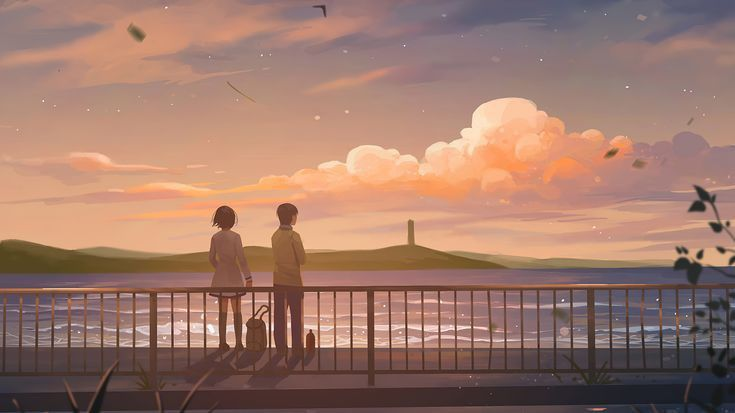
#> input picture Open_CV/resources/images/img2.jpg, 735 x 413 px
$ python 13_border_image.py
#> lines starting #> are read from the running program, lines starting #| are printed output that depends on the picture
"""
Other Borders
cv2.BORDER_REPLICATE     # Repeat edge pixels
cv2.BORDER_REFLECT       # Mirror the border (with edge pixel repeated)
cv2.BORDER_REFLECT_101   # Mirror without repeating the edge pixel
cv2.BORDER_WRAP          # Wrap around the image
"""


import cv2

# path
path = '../resources/images/img2.jpg'

# Reading an image in default mode
image = cv2.imread(path)
#> image is the input picture: shape (413, 735, 3); mean B, G, R 107.4, 121.6, 158.9

# Window name in which image is displayed
window_name = 'Image'

image = cv2.copyMakeBorder(image, 100, 100, 70, 70, cv2.BORDER_REFLECT)
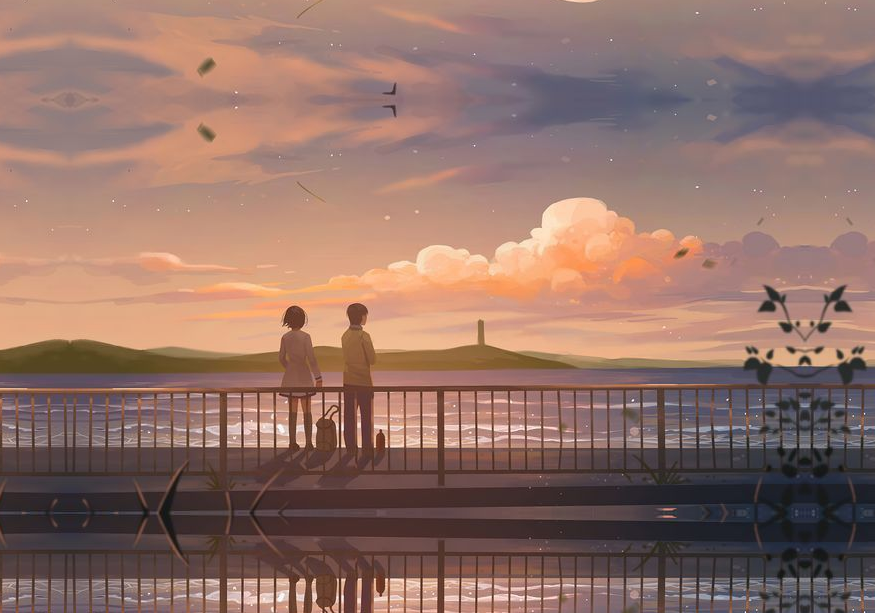
#> image: shape (613, 875, 3); mean B, G, R 103.9, 113.6, 145.7

cv2.imshow(window_name, image)

cv2.waitKey(0)
cv2.destroyAllWindows()

$ run again, with Open_CV/resources/images/img1.jpg copied over Open_CV/resources/images/img2.jpg
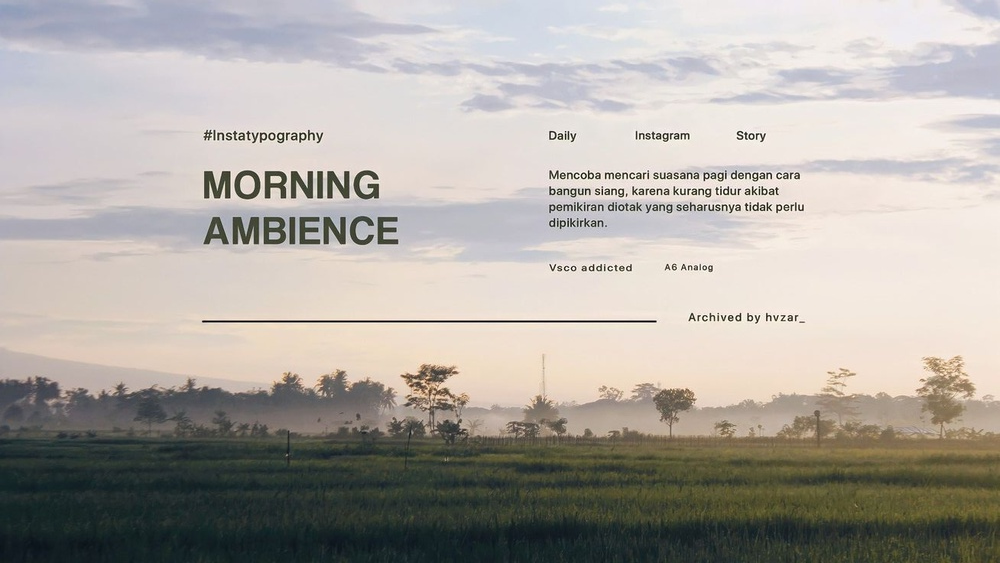
#> input picture Open_CV/resources/images/img1.jpg, 1000 x 563 px, shrunk from 1308 x 736 before the run
#> image is the input picture: shape (563, 1000, 3); mean B, G, R 163.1, 169.1, 174.3
#> `image = cv2.copyMakeBorder(image, 100, 100, 70, 70, cv2.BORDER_REFLECT)`:
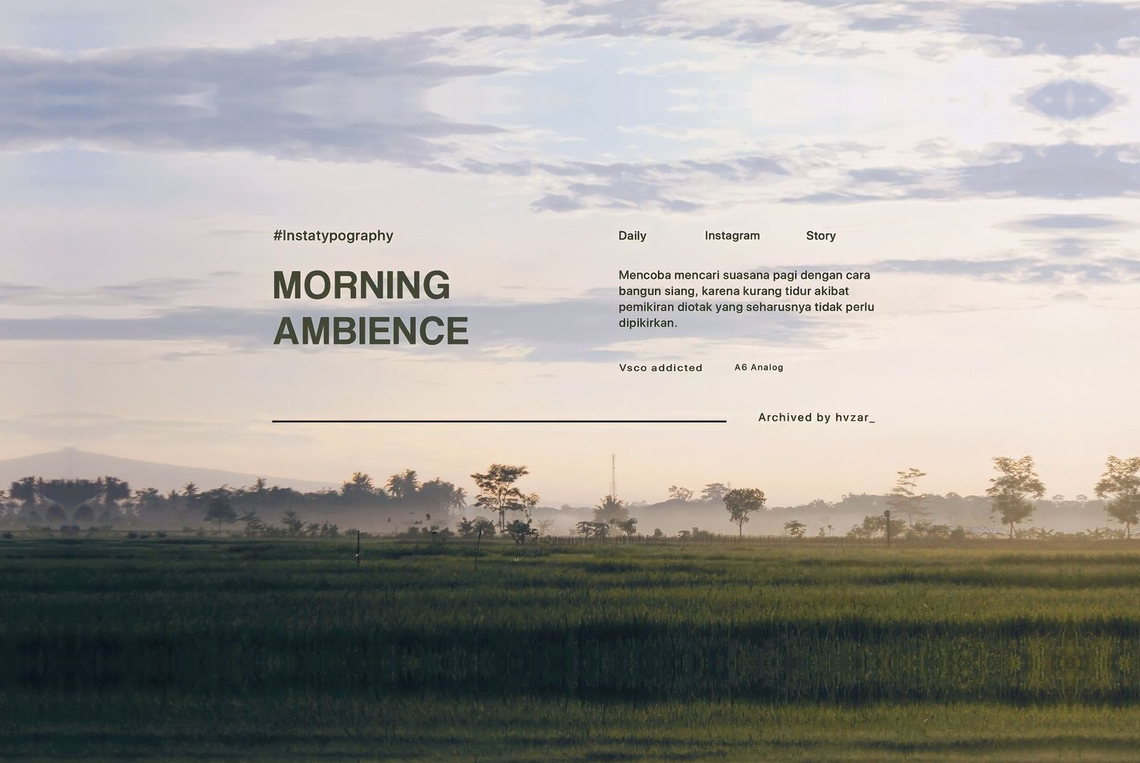
#> image: shape (763, 1140, 3); mean B, G, R 154.2, 158.9, 161.9

$ run again, with Open_CV/resources/images/img3.jpg copied over Open_CV/resources/images/img2.jpg
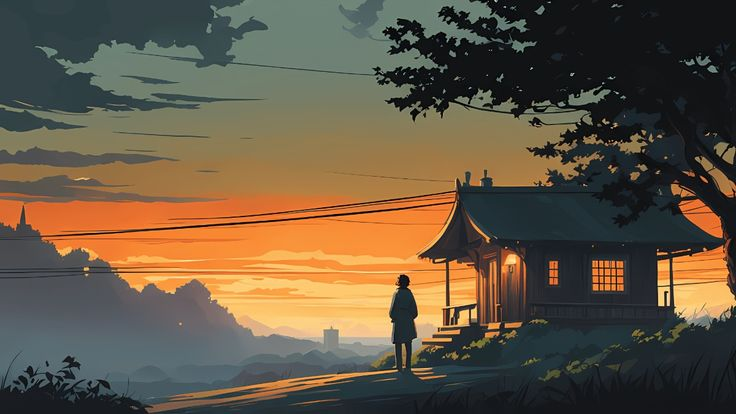
#> input picture Open_CV/resources/images/img3.jpg, 736 x 414 px
#> image is the input picture: shape (414, 736, 3); mean B, G, R 67.5, 86.9, 100.8
#> `image = cv2.copyMakeBorder(image, 100, 100, 70, 70, cv2.BORDER_REFLECT)`:
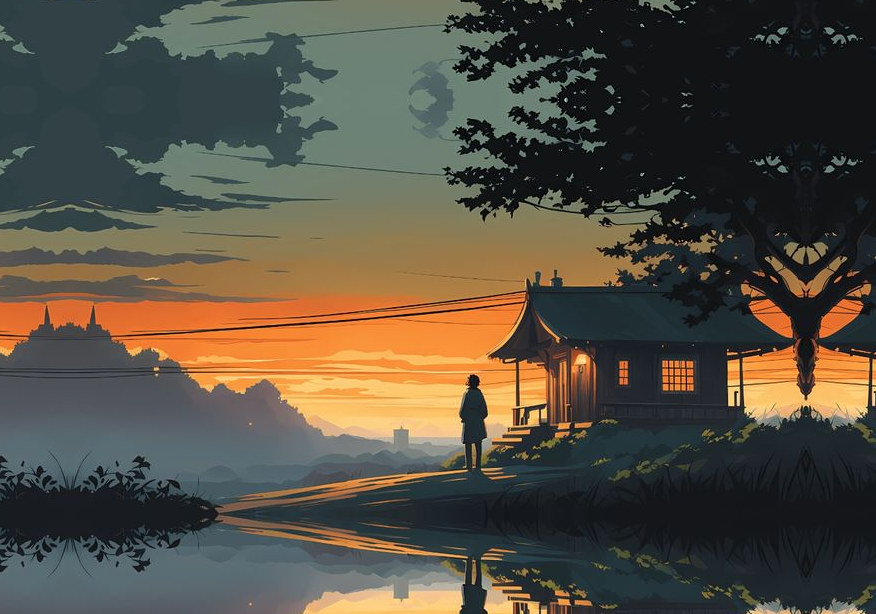
#> image: shape (614, 876, 3); mean B, G, R 66.5, 79, 85.4

$ run again, with Open_CV/resources/images/img4.jpg copied over Open_CV/resources/images/img2.jpg
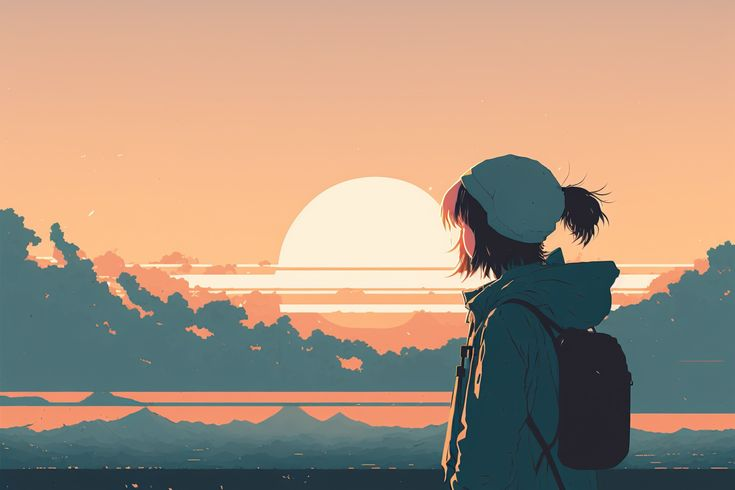
#> input picture Open_CV/resources/images/img4.jpg, 735 x 490 px
#> image is the input picture: shape (490, 735, 3); mean B, G, R 127.4, 147.3, 169.9
#> `image = cv2.copyMakeBorder(image, 100, 100, 70, 70, cv2.BORDER_REFLECT)`:
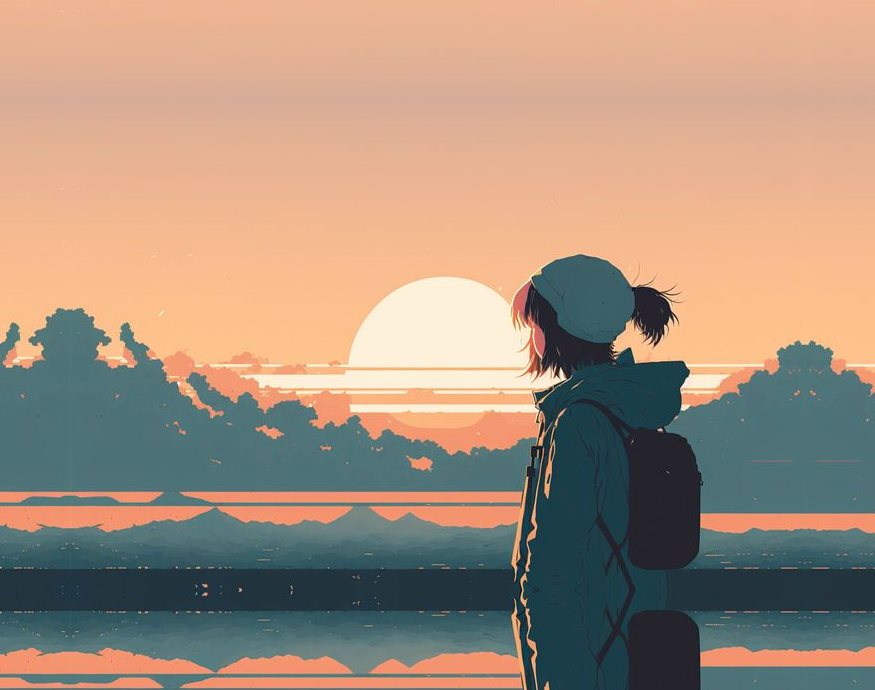
#> image: shape (690, 875, 3); mean B, G, R 125.7, 144.2, 166.5
